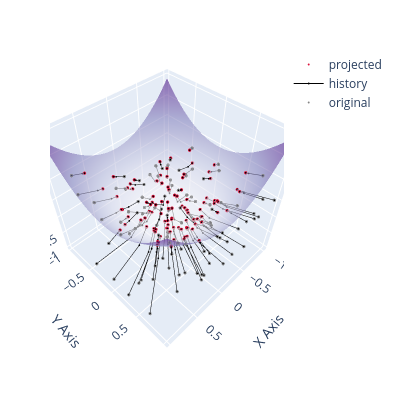

This figure's notebook cell:
### Code cell
from jnlr.utils.plot_utils import plot_3d_projection
plot_3d_projection(X, f_paraboloid, round_cutoff=None, solver_builder=make_solver, plot_history=True, n_iterations=4, n_grid=NGRID, width=PLOT_W, height=PLOT_H)
